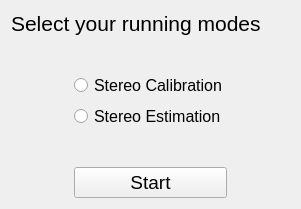
<?xml version="1.0" encoding="UTF-8"?>
<ui version="4.0">
 <class>HomePage</class>
 <widget class="QWidget" name="HomePage">
  <property name="geometry">
   <rect>
    <x>0</x>
    <y>0</y>
    <width>301</width>
    <height>209</height>
   </rect>
  </property>
  <property name="font">
   <font>
    <pointsize>9</pointsize>
    <stylestrategy>PreferAntialias</stylestrategy>
   </font>
  </property>
  <property name="windowTitle">
   <string>BincularVisionApp</string>
  </property>
  <layout class="QVBoxLayout" name="verticalLayout_2">
   <item>
    <widget class="QLabel" name="lable_app_title">
     <property name="font">
      <font>
       <pointsize>16</pointsize>
       <stylestrategy>PreferAntialias</stylestrategy>
      </font>
     </property>
     <property name="text">
      <string>Select your running modes</string>
     </property>
    </widget>
   </item>
   <item>
    <spacer name="verticalSpacer">
     <property name="orientation">
      <enum>Qt::Vertical</enum>
     </property>
     <property name="sizeHint" stdset="0">
      <size>
       <width>20</width>
       <height>40</height>
      </size>
     </property>
    </spacer>
   </item>
   <item>
    <layout class="QHBoxLayout" name="horizontalLayout">
     <item>
      <spacer name="horizontalSpacer">
       <property name="orientation">
        <enum>Qt::Horizontal</enum>
       </property>
       <property name="sizeHint" stdset="0">
        <size>
         <width>40</width>
         <height>20</height>
        </size>
       </property>
      </spacer>
     </item>
     <item>
      <layout class="QVBoxLayout" name="verticalLayout">
       <item>
        <widget class="QRadioButton" name="button_sel_stereo_calib_mode">
         <property name="font">
          <font>
           <pointsize>12</pointsize>
           <stylestrategy>PreferAntialias</stylestrategy>
          </font>
         </property>
         <property name="text">
          <string>Stereo Calibration</string>
         </property>
        </widget>
       </item>
       <item>
        <widget class="QRadioButton" name="button_sel_stereo_est_mode">
         <property name="font">
          <font>
           <pointsize>12</pointsize>
           <stylestrategy>PreferAntialias</stylestrategy>
          </font>
         </property>
         <property name="text">
          <string>Stereo Estimation</string>
         </property>
        </widget>
       </item>
       <item>
        <spacer name="verticalSpacer_2">
         <property name="orientation">
          <enum>Qt::Vertical</enum>
         </property>
         <property name="sizeHint" stdset="0">
          <size>
           <width>20</width>
           <height>40</height>
          </size>
         </property>
        </spacer>
       </item>
       <item>
        <widget class="QPushButton" name="button_start_mode">
         <property name="font">
          <font>
           <pointsize>14</pointsize>
           <stylestrategy>PreferAntialias</stylestrategy>
          </font>
         </property>
         <property name="text">
          <string>Start</string>
         </property>
        </widget>
       </item>
      </layout>
     </item>
     <item>
      <spacer name="horizontalSpacer_2">
       <property name="orientation">
        <enum>Qt::Horizontal</enum>
       </property>
       <property name="sizeHint" stdset="0">
        <size>
         <width>40</width>
         <height>20</height>
        </size>
       </property>
      </spacer>
     </item>
    </layout>
   </item>
  </layout>
 </widget>
 <resources/>
 <connections/>
</ui>
